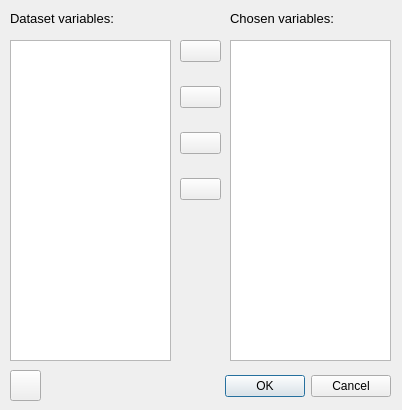
<?xml version="1.0" encoding="UTF-8"?>
<ui version="4.0">
 <class>Scaler</class>
 <widget class="QDialog" name="Scaler">
  <property name="geometry">
   <rect>
    <x>0</x>
    <y>0</y>
    <width>402</width>
    <height>410</height>
   </rect>
  </property>
  <property name="windowTitle">
   <string>Delete feature</string>
  </property>
  <property name="windowIcon">
   <iconset>
    <normaloff>../feather/crop.svg</normaloff>../feather/crop.svg</iconset>
  </property>
  <widget class="QDialogButtonBox" name="buttonBox">
   <property name="geometry">
    <rect>
     <x>210</x>
     <y>370</y>
     <width>181</width>
     <height>32</height>
    </rect>
   </property>
   <property name="orientation">
    <enum>Qt::Horizontal</enum>
   </property>
   <property name="standardButtons">
    <set>QDialogButtonBox::Cancel|QDialogButtonBox::Ok</set>
   </property>
  </widget>
  <widget class="QPushButton" name="pushButton">
   <property name="geometry">
    <rect>
     <x>10</x>
     <y>370</y>
     <width>31</width>
     <height>31</height>
    </rect>
   </property>
   <property name="text">
    <string/>
   </property>
   <property name="icon">
    <iconset>
     <normaloff>../feather/help-circle.svg</normaloff>../feather/help-circle.svg</iconset>
   </property>
  </widget>
  <widget class="QListWidget" name="listWidget">
   <property name="geometry">
    <rect>
     <x>10</x>
     <y>40</y>
     <width>161</width>
     <height>321</height>
    </rect>
   </property>
  </widget>
  <widget class="QWidget" name="verticalLayoutWidget">
   <property name="geometry">
    <rect>
     <x>180</x>
     <y>40</y>
     <width>41</width>
     <height>160</height>
    </rect>
   </property>
   <layout class="QVBoxLayout" name="verticalLayout">
    <item>
     <widget class="QPushButton" name="pushButton_2">
      <property name="text">
       <string/>
      </property>
      <property name="icon">
       <iconset>
        <normaloff>../feather/chevrons-right.svg</normaloff>../feather/chevrons-right.svg</iconset>
      </property>
     </widget>
    </item>
    <item>
     <spacer name="verticalSpacer">
      <property name="orientation">
       <enum>Qt::Vertical</enum>
      </property>
      <property name="sizeHint" stdset="0">
       <size>
        <width>20</width>
        <height>40</height>
       </size>
      </property>
     </spacer>
    </item>
    <item>
     <widget class="QPushButton" name="pushButton_3">
      <property name="text">
       <string/>
      </property>
      <property name="icon">
       <iconset>
        <normaloff>../feather/chevron-right.svg</normaloff>../feather/chevron-right.svg</iconset>
      </property>
     </widget>
    </item>
    <item>
     <spacer name="verticalSpacer_2">
      <property name="orientation">
       <enum>Qt::Vertical</enum>
      </property>
      <property name="sizeHint" stdset="0">
       <size>
        <width>20</width>
        <height>40</height>
       </size>
      </property>
     </spacer>
    </item>
    <item>
     <widget class="QPushButton" name="pushButton_4">
      <property name="text">
       <string/>
      </property>
      <property name="icon">
       <iconset>
        <normaloff>../feather/chevron-left.svg</normaloff>../feather/chevron-left.svg</iconset>
      </property>
     </widget>
    </item>
    <item>
     <spacer name="verticalSpacer_3">
      <property name="orientation">
       <enum>Qt::Vertical</enum>
      </property>
      <property name="sizeHint" stdset="0">
       <size>
        <width>20</width>
        <height>40</height>
       </size>
      </property>
     </spacer>
    </item>
    <item>
     <widget class="QPushButton" name="pushButton_5">
      <property name="text">
       <string/>
      </property>
      <property name="icon">
       <iconset>
        <normaloff>../feather/chevrons-left.svg</normaloff>../feather/chevrons-left.svg</iconset>
      </property>
     </widget>
    </item>
   </layout>
  </widget>
  <widget class="QListWidget" name="listWidget_2">
   <property name="geometry">
    <rect>
     <x>230</x>
     <y>40</y>
     <width>161</width>
     <height>321</height>
    </rect>
   </property>
  </widget>
  <widget class="QLabel" name="label_1">
   <property name="geometry">
    <rect>
     <x>10</x>
     <y>10</y>
     <width>141</width>
     <height>16</height>
    </rect>
   </property>
   <property name="font">
    <font>
     <pointsize>10</pointsize>
    </font>
   </property>
   <property name="text">
    <string>Dataset variables:</string>
   </property>
  </widget>
  <widget class="QLabel" name="label_2">
   <property name="geometry">
    <rect>
     <x>230</x>
     <y>10</y>
     <width>131</width>
     <height>16</height>
    </rect>
   </property>
   <property name="font">
    <font>
     <pointsize>10</pointsize>
    </font>
   </property>
   <property name="text">
    <string>Chosen variables:</string>
   </property>
  </widget>
 </widget>
 <tabstops>
  <tabstop>pushButton</tabstop>
 </tabstops>
 <resources/>
 <connections>
  <connection>
   <sender>buttonBox</sender>
   <signal>accepted()</signal>
   <receiver>Scaler</receiver>
   <slot>accept()</slot>
   <hints>
    <hint type="sourcelabel">
     <x>248</x>
     <y>254</y>
    </hint>
    <hint type="destinationlabel">
     <x>157</x>
     <y>274</y>
    </hint>
   </hints>
  </connection>
  <connection>
   <sender>buttonBox</sender>
   <signal>rejected()</signal>
   <receiver>Scaler</receiver>
   <slot>reject()</slot>
   <hints>
    <hint type="sourcelabel">
     <x>316</x>
     <y>260</y>
    </hint>
    <hint type="destinationlabel">
     <x>286</x>
     <y>274</y>
    </hint>
   </hints>
  </connection>
 </connections>
</ui>
